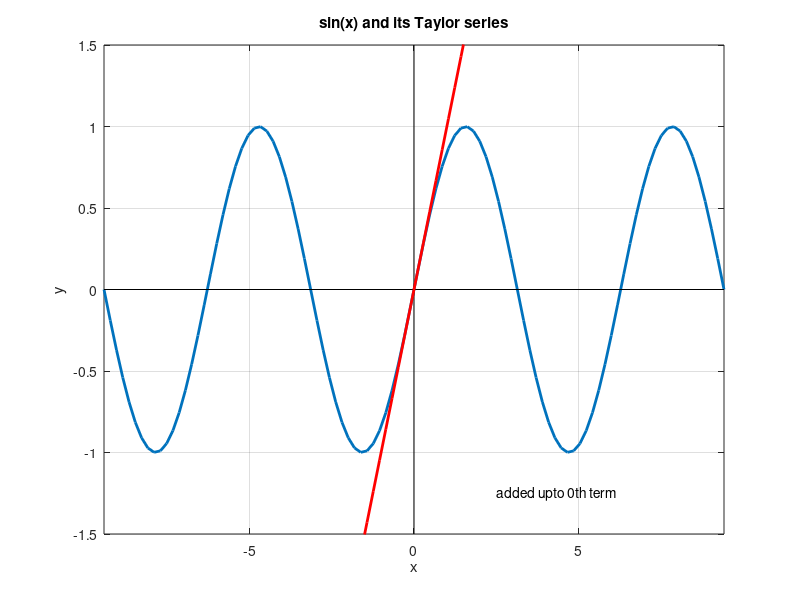

Source code (MATLAB): (Note: this script raises an error after producing the figure.)
clear; close all; clc;

XLIMs = [-3*pi 3*pi];
YLIMs = [-1.5 1.5];
x = linspace(XLIMs(1),XLIMs(2),100);
y = sin(x);

plot(x,y,'linewidth',2)
grid on;
hold on;
line(XLIMs,[0 0],'color','k')
line([0 0],YLIMs,'color','k')
xlim(XLIMs)
ylim(YLIMs)

app_point = 0;

taylor_sin = 0;
for n= 0:10
    t_sin_nth_term = (-1).^n/factorial(2*n+1)*x.^(2*n+1);
    
    taylor_sin = taylor_sin + t_sin_nth_term;
    h = plot(x,taylor_sin,'r','linewidth',2);
    xlabel('x'); ylabel('y');
    
    title('sin(x) and its Taylor series');
    tp1 = 2.5;
    tp2 = -1.25;
    if n==1
        t = text(tp1,tp2,['added upto 1st term']);
    elseif n==2
        t = text(tp1,tp2,['added upto 2nd term']);
    elseif n==3
        t = text(tp1,tp2,['added upto 3rd term']);
    else
        t = text(tp1,tp2,['added upto ',num2str(n),'th term']);
    end
    t.FontSize=12;
    pause(1);
    if n<10
        delete(h);
        delete(t);
    end
    
end
